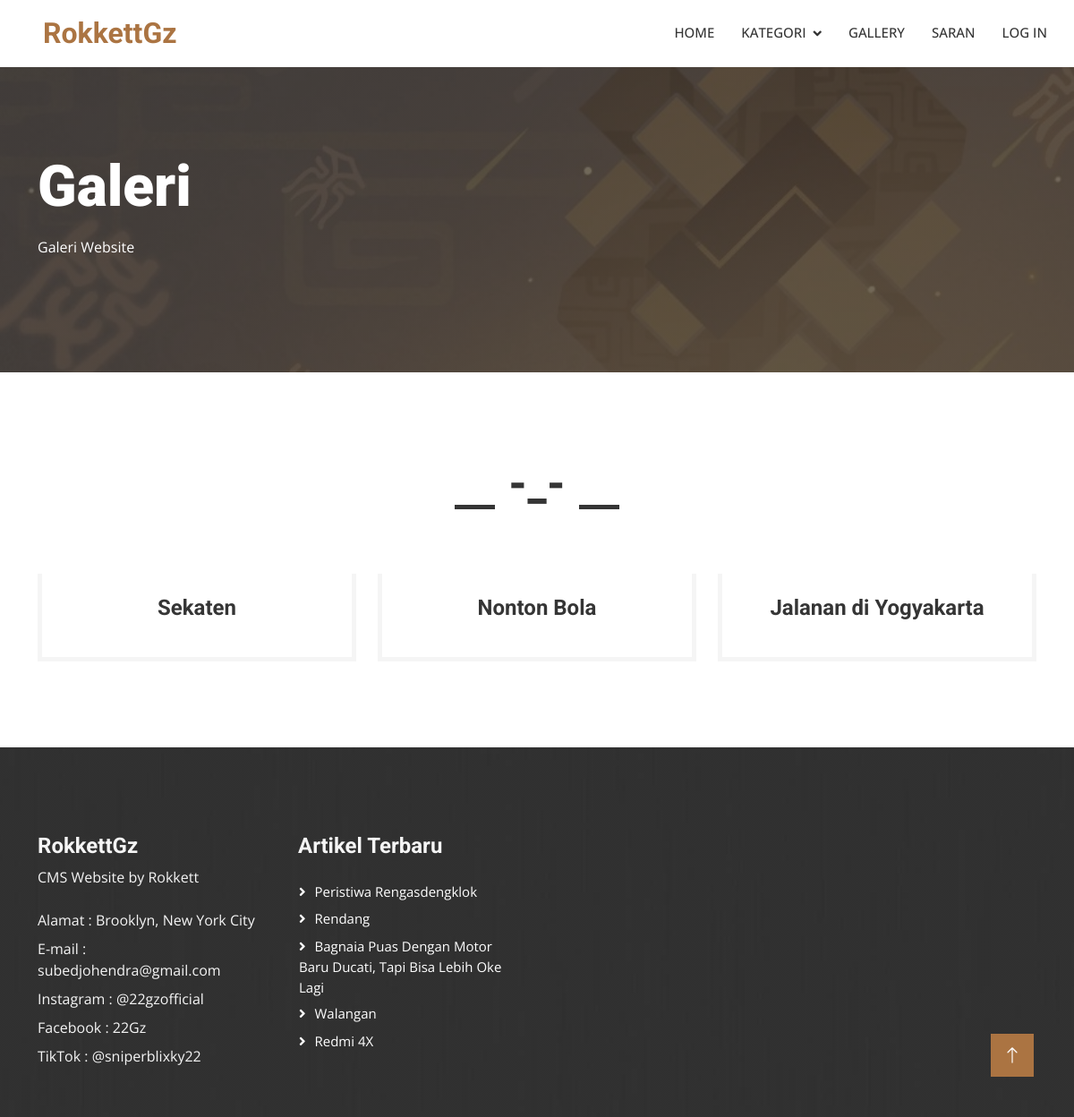
Page /index.php/drilly/gallery on the committed database.
### tables this page shows
CREATE TABLE `configtab` (
  `id` int(11) NOT NULL,
  `website_title` varchar(60) NOT NULL,
  `website_profile` text NOT NULL,
  `instagram` varchar(50) NOT NULL,
  `facebook` varchar(50) NOT NULL,
  `tiktok` varchar(50) NOT NULL,
  `address` varchar(50) NOT NULL,
  `email` varchar(50) NOT NULL
);

CREATE TABLE `gallery` (
  `id` int(11) NOT NULL,
  `image` varchar(30) NOT NULL,
  `gallery_name` varchar(100) NOT NULL
);

CREATE TABLE `content` (
  `content_id` int(11) NOT NULL,
  `title` varchar(150) NOT NULL,
  `category_id` varchar(30) NOT NULL,
  `content_details` text NOT NULL,
  `date` date NOT NULL,
  `username` varchar(60) NOT NULL,
  `image` varchar(30) NOT NULL
);

### application/controllers/Drilly.php (called while the page is built, shortened)
<?php
class Drilly extends CI_Controller
{
	public function __construct()
	{
		$this->load->model('rin_model');
	}
	public function gallery()
	{
		$data = array(
			'userd' => $this->rin_model->showgallery(),
			'userb' => $this->rin_model->showcategory(),
			'configt' => $this->db->get_where('configtab', array('id' => '1'))->result_array(),
			'recent' => $this->rin_model->showrecentcontent()
		);
		$this->load->view('gallery', $data);
	}
}

### index.php (called while the page is built, shortened)
<?php
require_once BASEPATH.'core/CodeIgniter.php';

### application/models/Rin_model.php (called while the page is built, shortened)
<?php
class Rin_model extends CI_Model
{
    public function showcategory()
    {
        $query = $this->db->get('category');
        return $query->result();
    }
    public function showrecentcontent()
    {
        $this->db->order_by('date', 'asc');
        $this->db->limit(5);
        $query = $this->db->get('content');
        return $query->result();
    }
    public function showgallery()
    {
        $query = $this->db->get('gallery');
        return $query->result();
    }
}

### application/views/gallery.php (the view, shortened to what this page needs)
<!DOCTYPE html>
<html lang="en">
<head>
    <link href="https://cdnjs.cloudflare.com/ajax/libs/font-awesome/5.10.0/css/all.min.css" rel="stylesheet">
    <link href="https://cdn.jsdelivr.net/npm/bootstrap-icons@1.4.1/font/bootstrap-icons.css" rel="stylesheet">
    <link href="<?= base_url('assets/woody/') ?>lib/animate/animate.min.css" rel="stylesheet">
    <link href="<?= base_url('assets/woody/') ?>lib/owlcarousel/assets/owl.carousel.min.css" rel="stylesheet">
    <link href="<?= base_url('assets/woody/') ?>lib/lightbox/css/lightbox.min.css" rel="stylesheet">
    <link href="<?= base_url('assets/woody/') ?>css/bootstrap.min.css" rel="stylesheet">
    <link href="<?= base_url('assets/woody/') ?>css/style.css" rel="stylesheet">
</head>
<body>
    <nav class="navbar navbar-expand-lg bg-white navbar-light sticky-top p-0">
        <a href="<?= base_url() ?>" class="navbar-brand d-flex align-items-center px-4 px-lg-5">
            <h2 class="m-0 text-primary"><?= $configt['0']['website_title']  ?></h2>
        </a>
        <div class="collapse navbar-collapse" id="navbarCollapse">
            <div class="collapse navbar-collapse" id="navbarCollapse">
                <div class="navbar-nav ms-auto p-4 p-lg-0">
                    <a href="<?= base_url() ?>" class="nav-item nav-link">Home</a>
                    <div class="nav-item dropdown">
                        <a href="#" class="nav-link dropdown-toggle" data-bs-toggle="dropdown">Kategori</a>
                    </div>
                    <a href="<?= base_url('gallery') ?>" class="nav-item nav-link">Gallery</a>
                    <a href="<?= base_url('feedback') ?>" class="nav-item nav-link">Saran</a>
                    <a href="<?= base_url('admin') ?>" class="nav-item nav-link">Log In</a>
                </div>
            </div>
    </nav>
    <div class="container-fluid page-header py-5 mb-5">
        <div class="container py-5">
            <h1 class="display-3 text-white mb-3 animated slideInDown">Galeri</h1>
            <nav aria-label="breadcrumb animated slideInDown">
                <ol class="breadcrumb">
                    <li class="breadcrumb-item">
                        <p class="text-white">Galeri Website</p>
                    </li>
                </ol>
            </nav>
        </div>
    </div>
    <div class="container-xxl py-5">
        <div class="container">
            <div class="section-title text-center">
                <h1 class="display-5 mb-5">-_-</h1>
            </div>
            <div class="row g-4">
                <?php foreach ($userd as $st) : ?>
                    <div class="col-md-6 col-lg-4 wow fadeInUp" data-wow-delay="0.1s">
                        <div class="service-item">
                            <div class="overflow-hidden">
                            </div>
                            <div class="p-4 text-center border border-5 border-light border-top-0">
                                <h4 class="mb-3"><?= $st->gallery_name; ?></h4>
                            </div>
                        </div>
                    </div>
                <?php endforeach; ?>
            </div>
        </div>
    </div>
    <div class="container-fluid bg-dark text-light footer mt-5 pt-5 wow fadeIn" data-wow-delay="0.1s">
        <div class="container py-5">
            <div class="row g-5">
                <div class="col-lg-3 col-md-6">
                    <h4 class="text-light"><?= $configt['0']['website_title']  ?></h4>
                    <p class="mb-4"><?= $configt['0']['website_profile']  ?></p>
                    <p class="mb-2">Alamat : <?= $configt['0']['address']  ?></p>
                    <p class="mb-2">E-mail : <?= $configt['0']['email']  ?></p>
                    <p class="mb-2">Instagram : <?= $configt['0']['instagram']  ?></p>
                    <p class="mb-2">Facebook : <?= $configt['0']['facebook']  ?></p>
                    <p class="mb-2">TikTok : <?= $configt['0']['tiktok']  ?></p>
                </div>
                <div class="col-lg-3 col-md-6">
                    <h4 class="text-light mb-4">Artikel Terbaru</h4>
                    <?php foreach ($recent as $st) : ?>
                    <a class="btn btn-link" href="<?= site_url('contents/' . $st->content_id); ?>"><?= $st->title; ?></a>
                    <?php endforeach; ?>
                </div>
            </div>
        </div>
    </div>
    <a href="#" class="btn btn-lg btn-primary btn-lg-square rounded-0 back-to-top"><i class="bi bi-arrow-up"></i></a>
</body>
</html>

### assets/woody/css/style.css (style rules this page uses)
:root { --primary: #AB7442; --light: #F5F5F5; --dark: #353535; }
.back-to-top { position: fixed; display: none; right: 45px; bottom: 45px; z-index: 99; }
.btn { font-weight: 500; transition: .5s; }
.btn.btn-primary, .btn.btn-secondary { color: #FFFFFF; }
.btn-lg-square { width: 48px; height: 48px; }
.btn-square, .btn-sm-square, .btn-lg-square { padding: 0; display: flex; align-items: center; justify-content: center; font-weight: normal; }
.navbar .dropdown-toggle::after { border: none; content: "\f107"; font-family: "Font Awesome 5 Free"; font-weight: 900; vertical-align: middle; margin-left: 8px; }
.navbar-light .navbar-nav .nav-link { margin-right: 30px; padding: 25px 0; color: #FFFFFF; font-size: 15px; font-weight: 500; text-transform: uppercase; outline: none; }
.navbar-light .navbar-brand, .navbar-light a.btn { height: 75px; }
.navbar-light .navbar-nav .nav-link { color: var(--dark); font-weight: 500; }
.navbar-light.sticky-top { top: -100px; transition: .5s; }
.page-header { background: linear-gradient(rgba(53, 53, 53, .7), rgba(53, 53, 53, .7)), url(../img/carousel-1.jpg) center center no-repeat; background-size: cover; }
.section-title h1 { position: relative; display: inline-block; padding: 0 60px; }
.section-title h1::before, .section-title h1::after { position: absolute; content: ""; width: 45px; height: 5px; bottom: 0; background: var(--dark); }
.section-title h1::before { left: 0; }
.section-title h1::after { right: 0; }
.footer { background: linear-gradient(rgba(53, 53, 53, .7), rgba(53, 53, 53, .7)), url(../img/footer.jpg) center center no-repeat; background-size: cover; }
.footer .btn.btn-link { display: block; margin-bottom: 5px; padding: 0; text-align: left; color: #FFFFFF; font-size: 15px; font-weight: normal; text-transform: capitalize; transition: .3s; }
.footer .btn.btn-link::before { position: relative; content: "\f105"; font-family: "Font Awesome 5 Free"; font-weight: 900; margin-right: 10px; }

### rows in the picture
configtab: website_title "RokkettGz", website_profile "CMS Website by Rokkett", address "Brooklyn, New York City", email "subedjohendra@gmail.com", instagram "@22gzofficial", facebook "22Gz", tiktok "@sniperblixky22"
gallery: gallery_name "Sekaten"
gallery: gallery_name "Nonton Bola"
gallery: gallery_name "Jalanan di Yogyakarta"
content: title "Peristiwa Rengasdengklok"
content: title "Rendang"
content: title "Bagnaia Puas Dengan Motor Baru Ducati, Tapi Bisa Lebih Oke Lagi"
content: title "Walangan"
content: title "Redmi 4X"
